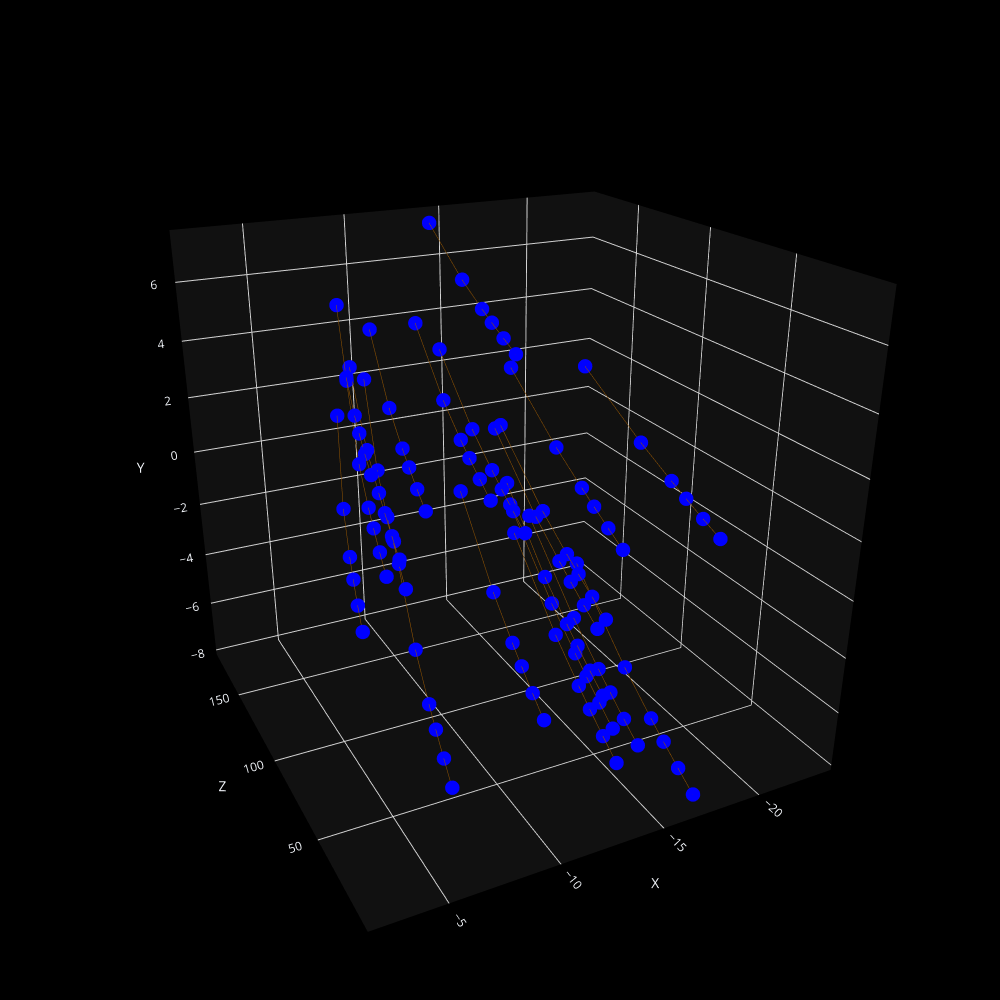

Notebook source saved alongside this figure:
### Code cell
plot_xyz_plotly_3d(df_node, df_edge, threshold=0.1, no_predict=True)

### Figure 1 — Plotly figure (JSON) as saved in the notebook; plotly's stock layout.template omitted (floating-point values rounded to 4 significant figures)
{"data": [{"marker": {"color": "blue", "size": 5}, "mode": "markers", "name": "Nodes", "showlegend": false, "x": [-12.61, -7.178, -16.88, -3.228, -8.54, -8.134, -17.22, -9.446, -12.08, -12.71, -13.87, -11.71, -3.723, -4.736, -12.08, -3.915, -5.513, -2.275, -2.851, -12.87, -5.988, -7.646, -12.55, -17.36, -2.778, -9.005, -8.599, -9.922, -12.57, -4.408, -13.18, -5.2, -13.09, -4.186, -12.18, -13.33, -3.327, -14.34, -17.7, -3.704, -3.332, -12.7, -5.711, -18.22, -9.108, -3.851, -13.6, -13.84, -10.45, -13.69, -14.86, -14.86, -13.11, -9.514, -4.225, -8.156, -4.951, -6.504, -17.89, -13.06, -4.69, -4.357, -14.1, -7.0, -5.17, -14.34, -14.19, -5.472, -13.18, -13.63, -3.863, -10.0, -15.35, -13.54, -10.95, -18.39, -9.6, -18.71, -8.645, -4.725, -6.201, -19.68, -6.781, -19.95, -9.875, -6.358, -8.238, -15.58, -14.76, -14.41, -11.22, -10.82, -7.421, -15.33, -5.627, -5.982, -16.58, -15.4, -12.21, -5.186, -14.93, -18.12, -11.63, -10.79, -8.834, -9.129, -18.53, -9.435, -13.27, -23.38, -23.21, -14.58, -14.17, -19.97, -15.67, -10.37, -18.75, -18.73, -17.79, -19.0, -9.632, -9.632, -9.632], "y": [-4.359, 3.541, -7.72, 2.091, 2.448, 7.185, 0.9451, -3.383, -3.135, 1.319, -5.219, -0.9187, 2.475, 3.607, -0.6964, 1.634, -4.701, 0.7351, 4.804, -5.61, -4.708, 3.554, -0.7089, -7.71, 0.7311, 2.459, 7.185, -3.368, -3.148, 1.652, 1.334, 3.613, -4.347, 2.468, -0.9157, -5.597, 4.798, -5.2, 0.9483, 2.092, 0.7259, -0.9153, 3.619, 0.9588, 7.186, 4.79, -4.333, -5.584, -3.355, 1.35, -5.176, -5.176, -3.161, 2.472, 2.089, 3.565, 1.672, -4.719, -7.705, -0.7227, 2.459, 4.781, -4.32, -4.728, 2.454, -5.578, 1.365, 1.69, -0.9137, -3.176, 0.7183, 2.488, -5.15, -0.733, -3.345, -7.702, 7.187, 0.971, 3.573, 2.082, 3.623, -7.687, 1.738, 0.9968, 3.61, 2.445, -4.755, -5.568, -0.7569, -0.909, 2.52, 7.201, 3.642, -4.292, 4.768, 2.046, -5.085, 1.396, -3.322, 0.7021, -3.211, -0.7947, -4.807, 3.695, 0.6702, 4.718, -3.294, 1.931, 3.703, 1.052, -7.641, 2.597, 7.243, -4.938, -3.256, 1.883, 1.467, -4.262, -0.891, -5.563, 2.413, 2.413, 2.413], "z": [7.573, 7.573, 7.573, 7.573, 7.573, 7.573, 7.573, 7.573, 7.573, 7.573, 7.573, 7.573, 7.573, 7.573, 7.573, 7.573, 7.573, 7.573, 7.573, 7.573, 22.57, 22.57, 22.57, 22.57, 22.57, 22.57, 22.57, 22.57, 22.57, 22.57, 22.57, 22.57, 22.57, 22.57, 22.57, 22.57, 22.57, 22.57, 22.57, 22.57, 38.57, 38.57, 38.57, 38.57, 38.57, 38.57, 38.57, 38.57, 38.57, 38.57, 38.57, 38.57, 38.57, 38.57, 38.57, 38.57, 38.57, 38.57, 38.57, 38.57, 38.57, 53.57, 53.57, 53.57, 53.57, 53.57, 53.57, 53.57, 53.57, 53.57, 53.57, 53.57, 53.57, 53.57, 53.57, 53.57, 53.57, 53.57, 53.57, 53.57, 53.57, 89.57, 89.57, 89.57, 89.57, 89.57, 89.57, 89.57, 89.57, 89.57, 89.57, 89.57, 89.57, 89.57, 89.57, 89.57, 89.57, 89.57, 89.57, 89.57, 89.57, 180.1, 180.1, 180.1, 180.1, 180.1, 180.1, 180.1, 180.1, 180.1, 180.1, 180.1, 180.1, 180.1, 180.1, 180.1, 180.1, 180.1, 180.1, 180.1, 180.1, 180.1, 180.1], "type": "scatter3d"}, {"line": {"color": "#965601", "dash": "solid", "width": 1}, "mode": "lines", "showlegend": false, "x": [-5.513, -5.988], "y": [-4.701, -4.708], "z": [7.573, 22.57], "type": "scatter3d"}, {"line": {"color": "#965601", "dash": "solid", "width": 1}, "mode": "lines", "showlegend": false, "x": [-7.178, -7.646], "y": [3.541, 3.554], "z": [7.573, 22.57], "type": "scatter3d"}, {"line": {"color": "#965601", "dash": "solid", "width": 1}, "mode": "lines", "showlegend": false, "x": [-12.08, -12.55], "y": [-0.6964, -0.7089], "z": [7.573, 22.57], "type": "scatter3d"}, {"line": {"color": "#965601", "dash": "solid", "width": 1}, "mode": "lines", "showlegend": false, "x": [-16.88, -17.36], "y": [-7.72, -7.71], "z": [7.573, 22.57], "type": "scatter3d"}, {"line": {"color": "#965601", "dash": "solid", "width": 1}, "mode": "lines", "showlegend": false, "x": [-2.275, -2.778], "y": [0.7351, 0.7311], "z": [7.573, 22.57], "type": "scatter3d"}, {"line": {"color": "#965601", "dash": "solid", "width": 1}, "mode": "lines", "showlegend": false, "x": [-8.54, -9.005], "y": [2.448, 2.459], "z": [7.573, 22.57], "type": "scatter3d"}, {"line": {"color": "#965601", "dash": "solid", "width": 1}, "mode": "lines", "showlegend": false, "x": [-8.134, -8.599], "y": [7.185, 7.185], "z": [7.573, 22.57], "type": "scatter3d"}, {"line": {"color": "#965601", "dash": "solid", "width": 1}, "mode": "lines", "showlegend": false, "x": [-9.446, -9.922], "y": [-3.383, -3.368], "z": [7.573, 22.57], "type": "scatter3d"}, {"line": {"color": "#965601", "dash": "solid", "width": 1}, "mode": "lines", "showlegend": false, "x": [-12.08, -12.57], "y": [-3.135, -3.148], "z": [7.573, 22.57], "type": "scatter3d"}, {"line": {"color": "#965601", "dash": "solid", "width": 1}, "mode": "lines", "showlegend": false, "x": [-3.915, -4.408], "y": [1.634, 1.652], "z": [7.573, 22.57], "type": "scatter3d"}, {"line": {"color": "#965601", "dash": "solid", "width": 1}, "mode": "lines", "showlegend": false, "x": [-12.71, -13.18], "y": [1.319, 1.334], "z": [7.573, 22.57], "type": "scatter3d"}, {"line": {"color": "#965601", "dash": "solid", "width": 1}, "mode": "lines", "showlegend": false, "x": [-4.736, -5.2], "y": [3.607, 3.613], "z": [7.573, 22.57], "type": "scatter3d"}, {"line": {"color": "#965601", "dash": "solid", "width": 1}, "mode": "lines", "showlegend": false, "x": [-12.61, -13.09], "y": [-4.359, -4.347], "z": [7.573, 22.57], "type": "scatter3d"}, {"line": {"color": "#965601", "dash": "solid", "width": 1}, "mode": "lines", "showlegend": false, "x": [-3.723, -4.186], "y": [2.475, 2.468], "z": [7.573, 22.57], "type": "scatter3d"}, {"line": {"color": "#965601", "dash": "solid", "width": 1}, "mode": "lines", "showlegend": false, "x": [-11.71, -12.18], "y": [-0.9187, -0.9157], "z": [7.573, 22.57], "type": "scatter3d"}, {"line": {"color": "#965601", "dash": "solid", "width": 1}, "mode": "lines", "showlegend": false, "x": [-12.87, -13.33], "y": [-5.61, -5.597], "z": [7.573, 22.57], "type": "scatter3d"}, {"line": {"color": "#965601", "dash": "solid", "width": 1}, "mode": "lines", "showlegend": false, "x": [-2.851, -3.327], "y": [4.804, 4.798], "z": [7.573, 22.57], "type": "scatter3d"}, {"line": {"color": "#965601", "dash": "solid", "width": 1}, "mode": "lines", "showlegend": false, "x": [-13.87, -14.34], "y": [-5.219, -5.2], "z": [7.573, 22.57], "type": "scatter3d"}, {"line": {"color": "#965601", "dash": "solid", "width": 1}, "mode": "lines", "showlegend": false, "x": [-17.22, -17.7], "y": [0.9451, 0.9483], "z": [7.573, 22.57], "type": "scatter3d"}, {"line": {"color": "#965601", "dash": "solid", "width": 1}, "mode": "lines", "showlegend": false, "x": [-3.228, -3.704], "y": [2.091, 2.092], "z": [7.573, 22.57], "type": "scatter3d"}, {"line": {"color": "#965601", "dash": "solid", "width": 1}, "mode": "lines", "showlegend": false, "x": [-2.778, -3.332], "y": [0.7311, 0.7259], "z": [22.57, 38.57], "type": "scatter3d"}, {"line": {"color": "#965601", "dash": "solid", "width": 1}, "mode": "lines", "showlegend": false, "x": [-12.18, -12.7], "y": [-0.9157, -0.9153], "z": [22.57, 38.57], "type": "scatter3d"}, {"line": {"color": "#965601", "dash": "solid", "width": 1}, "mode": "lines", "showlegend": false, "x": [-5.2, -5.711], "y": [3.613, 3.619], "z": [22.57, 38.57], "type": "scatter3d"}, {"line": {"color": "#965601", "dash": "solid", "width": 1}, "mode": "lines", "showlegend": false, "x": [-17.7, -18.22], "y": [0.9483, 0.9588], "z": [22.57, 38.57], "type": "scatter3d"}, {"line": {"color": "#965601", "dash": "solid", "width": 1}, "mode": "lines", "showlegend": false, "x": [-8.599, -9.108], "y": [7.185, 7.186], "z": [22.57, 38.57], "type": "scatter3d"}, {"line": {"color": "#965601", "dash": "solid", "width": 1}, "mode": "lines", "showlegend": false, "x": [-3.327, -3.851], "y": [4.798, 4.79], "z": [22.57, 38.57], "type": "scatter3d"}, {"line": {"color": "#965601", "dash": "solid", "width": 1}, "mode": "lines", "showlegend": false, "x": [-13.09, -13.6], "y": [-4.347, -4.333], "z": [22.57, 38.57], "type": "scatter3d"}, {"line": {"color": "#965601", "dash": "solid", "width": 1}, "mode": "lines", "showlegend": false, "x": [-13.33, -13.84], "y": [-5.597, -5.584], "z": [22.57, 38.57], "type": "scatter3d"}, {"line": {"color": "#965601", "dash": "solid", "width": 1}, "mode": "lines", "showlegend": false, "x": [-9.922, -10.45], "y": [-3.368, -3.355], "z": [22.57, 38.57], "type": "scatter3d"}, {"line": {"color": "#965601", "dash": "solid", "width": 1}, "mode": "lines", "showlegend": false, "x": [-13.18, -13.69], "y": [1.334, 1.35], "z": [22.57, 38.57], "type": "scatter3d"}, {"line": {"color": "#965601", "dash": "solid", "width": 1}, "mode": "lines", "showlegend": false, "x": [-14.34, -14.86], "y": [-5.2, -5.176], "z": [22.57, 38.57], "type": "scatter3d"}, {"line": {"color": "#965601", "dash": "solid", "width": 1}, "mode": "lines", "showlegend": false, "x": [-12.57, -13.11], "y": [-3.148, -3.161], "z": [22.57, 38.57], "type": "scatter3d"}, {"line": {"color": "#965601", "dash": "solid", "width": 1}, "mode": "lines", "showlegend": false, "x": [-9.005, -9.514], "y": [2.459, 2.472], "z": [22.57, 38.57], "type": "scatter3d"}, {"line": {"color": "#965601", "dash": "solid", "width": 1}, "mode": "lines", "showlegend": false, "x": [-3.704, -4.225], "y": [2.092, 2.089], "z": [22.57, 38.57], "type": "scatter3d"}, {"line": {"color": "#965601", "dash": "solid", "width": 1}, "mode": "lines", "showlegend": false, "x": [-7.646, -8.156], "y": [3.554, 3.565], "z": [22.57, 38.57], "type": "scatter3d"}, {"line": {"color": "#965601", "dash": "solid", "width": 1}, "mode": "lines", "showlegend": false, "x": [-4.408, -4.951], "y": [1.652, 1.672], "z": [22.57, 38.57], "type": "scatter3d"}, {"line": {"color": "#965601", "dash": "solid", "width": 1}, "mode": "lines", "showlegend": false, "x": [-5.988, -6.504], "y": [-4.708, -4.719], "z": [22.57, 38.57], "type": "scatter3d"}, {"line": {"color": "#965601", "dash": "solid", "width": 1}, "mode": "lines", "showlegend": false, "x": [-17.36, -17.89], "y": [-7.71, -7.705], "z": [22.57, 38.57], "type": "scatter3d"}, {"line": {"color": "#965601", "dash": "solid", "width": 1}, "mode": "lines", "showlegend": false, "x": [-12.55, -13.06], "y": [-0.7089, -0.7227], "z": [22.57, 38.57], "type": "scatter3d"}, {"line": {"color": "#965601", "dash": "solid", "width": 1}, "mode": "lines", "showlegend": false, "x": [-4.186, -4.69], "y": [2.468, 2.459], "z": [22.57, 38.57], "type": "scatter3d"}, {"line": {"color": "#965601", "dash": "solid", "width": 1}, "mode": "lines", "showlegend": false, "x": [-3.851, -4.357], "y": [4.79, 4.781], "z": [38.57, 53.57], "type": "scatter3d"}, {"line": {"color": "#965601", "dash": "solid", "width": 1}, "mode": "lines", "showlegend": false, "x": [-13.6, -14.1], "y": [-4.333, -4.32], "z": [38.57, 53.57], "type": "scatter3d"}, {"line": {"color": "#965601", "dash": "solid", "width": 1}, "mode": "lines", "showlegend": false, "x": [-6.504, -7.0], "y": [-4.719, -4.728], "z": [38.57, 53.57], "type": "scatter3d"}, {"line": {"color": "#965601", "dash": "solid", "width": 1}, "mode": "lines", "showlegend": false, "x": [-4.69, -5.17], "y": [2.459, 2.454], "z": [38.57, 53.57], "type": "scatter3d"}, {"line": {"color": "#965601", "dash": "solid", "width": 1}, "mode": "lines", "showlegend": false, "x": [-13.84, -14.34], "y": [-5.584, -5.578], "z": [38.57, 53.57], "type": "scatter3d"}, {"line": {"color": "#965601", "dash": "solid", "width": 1}, "mode": "lines", "showlegend": false, "x": [-13.69, -14.19], "y": [1.35, 1.365], "z": [38.57, 53.57], "type": "scatter3d"}, {"line": {"color": "#965601", "dash": "solid", "width": 1}, "mode": "lines", "showlegend": false, "x": [-4.951, -5.472], "y": [1.672, 1.69], "z": [38.57, 53.57], "type": "scatter3d"}, {"line": {"color": "#965601", "dash": "solid", "width": 1}, "mode": "lines", "showlegend": false, "x": [-12.7, -13.18], "y": [-0.9153, -0.9137], "z": [38.57, 53.57], "type": "scatter3d"}, {"line": {"color": "#965601", "dash": "solid", "width": 1}, "mode": "lines", "showlegend": false, "x": [-13.11, -13.63], "y": [-3.161, -3.176], "z": [38.57, 53.57], "type": "scatter3d"}, {"line": {"color": "#965601", "dash": "solid", "width": 1}, "mode": "lines", "showlegend": false, "x": [-3.332, -3.863], "y": [0.7259, 0.7183], "z": [38.57, 53.57], "type": "scatter3d"}, {"line": {"color": "#965601", "dash": "solid", "width": 1}, "mode": "lines", "showlegend": false, "x": [-9.514, -10.0], "y": [2.472, 2.488], "z": [38.57, 53.57], "type": "scatter3d"}, {"line": {"color": "#965601", "dash": "solid", "width": 1}, "mode": "lines", "showlegend": false, "x": [-14.86, -15.35], "y": [-5.176, -5.15], "z": [38.57, 53.57], "type": "scatter3d"}, {"line": {"color": "#965601", "dash": "solid", "width": 1}, "mode": "lines", "showlegend": false, "x": [-13.06, -13.54], "y": [-0.7227, -0.733], "z": [38.57, 53.57], "type": "scatter3d"}, {"line": {"color": "#965601", "dash": "solid", "width": 1}, "mode": "lines", "showlegend": false, "x": [-10.45, -10.95], "y": [-3.355, -3.345], "z": [38.57, 53.57], "type": "scatter3d"}, {"line": {"color": "#965601", "dash": "solid", "width": 1}, "mode": "lines", "showlegend": false, "x": [-17.89, -18.39], "y": [-7.705, -7.702], "z": [38.57, 53.57], "type": "scatter3d"}, {"line": {"color": "#965601", "dash": "solid", "width": 1}, "mode": "lines", "showlegend": false, "x": [-9.108, -9.6], "y": [7.186, 7.187], "z": [38.57, 53.57], "type": "scatter3d"}, {"line": {"color": "#965601", "dash": "solid", "width": 1}, "mode": "lines", "showlegend": false, "x": [-18.22, -18.71], "y": [0.9588, 0.971], "z": [38.57, 53.57], "type": "scatter3d"}, {"line": {"color": "#965601", "dash": "solid", "width": 1}, "mode": "lines", "showlegend": false, "x": [-8.156, -8.645], "y": [3.565, 3.573], "z": [38.57, 53.57], "type": "scatter3d"}, {"line": {"color": "#965601", "dash": "solid", "width": 1}, "mode": "lines", "showlegend": false, "x": [-4.225, -4.725], "y": [2.089, 2.082], "z": [38.57, 53.57], "type": "scatter3d"}, {"line": {"color": "#965601", "dash": "solid", "width": 1}, "mode": "lines", "showlegend": false, "x": [-5.711, -6.201], "y": [3.619, 3.623], "z": [38.57, 53.57], "type": "scatter3d"}, {"line": {"color": "#965601", "dash": "solid", "width": 1}, "mode": "lines", "showlegend": false, "x": [-18.39, -19.68], "y": [-7.702, -7.687], "z": [53.57, 89.57], "type": "scatter3d"}, {"line": {"color": "#965601", "dash": "solid", "width": 1}, "mode": "lines", "showlegend": false, "x": [-5.472, -6.781], "y": [1.69, 1.738], "z": [53.57, 89.57], "type": "scatter3d"}, {"line": {"color": "#965601", "dash": "solid", "width": 1}, "mode": "lines", "showlegend": false, "x": [-18.71, -19.95], "y": [0.971, 0.9968], "z": [53.57, 89.57], "type": "scatter3d"}, {"line": {"color": "#965601", "dash": "solid", "width": 1}, "mode": "lines", "showlegend": false, "x": [-8.645, -9.875], "y": [3.573, 3.61], "z": [53.57, 89.57], "type": "scatter3d"}, {"line": {"color": "#965601", "dash": "solid", "width": 1}, "mode": "lines", "showlegend": false, "x": [-5.17, -6.358], "y": [2.454, 2.445], "z": [53.57, 89.57], "type": "scatter3d"}, {"line": {"color": "#965601", "dash": "solid", "width": 1}, "mode": "lines", "showlegend": false, "x": [-7.0, -8.238], "y": [-4.728, -4.755], "z": [53.57, 89.57], "type": "scatter3d"}, {"line": {"color": "#965601", "dash": "solid", "width": 1}, "mode": "lines", "showlegend": false, "x": [-14.34, -15.58], "y": [-5.578, -5.568], "z": [53.57, 89.57], "type": "scatter3d"}, {"line": {"color": "#965601", "dash": "solid", "width": 1}, "mode": "lines", "showlegend": false, "x": [-13.54, -14.76], "y": [-0.733, -0.7569], "z": [53.57, 89.57], "type": "scatter3d"}, {"line": {"color": "#965601", "dash": "solid", "width": 1}, "mode": "lines", "showlegend": false, "x": [-13.18, -14.41], "y": [-0.9137, -0.909], "z": [53.57, 89.57], "type": "scatter3d"}, {"line": {"color": "#965601", "dash": "solid", "width": 1}, "mode": "lines", "showlegend": false, "x": [-10.0, -11.22], "y": [2.488, 2.52], "z": [53.57, 89.57], "type": "scatter3d"}, {"line": {"color": "#965601", "dash": "solid", "width": 1}, "mode": "lines", "showlegend": false, "x": [-9.6, -10.82], "y": [7.187, 7.201], "z": [53.57, 89.57], "type": "scatter3d"}, {"line": {"color": "#965601", "dash": "solid", "width": 1}, "mode": "lines", "showlegend": false, "x": [-6.201, -7.421], "y": [3.623, 3.642], "z": [53.57, 89.57], "type": "scatter3d"}, {"line": {"color": "#965601", "dash": "solid", "width": 1}, "mode": "lines", "showlegend": false, "x": [-14.1, -15.33], "y": [-4.32, -4.292], "z": [53.57, 89.57], "type": "scatter3d"}, {"line": {"color": "#965601", "dash": "solid", "width": 1}, "mode": "lines", "showlegend": false, "x": [-4.357, -5.627], "y": [4.781, 4.768], "z": [53.57, 89.57], "type": "scatter3d"}, {"line": {"color": "#965601", "dash": "solid", "width": 1}, "mode": "lines", "showlegend": false, "x": [-4.725, -5.982], "y": [2.082, 2.046], "z": [53.57, 89.57], "type": "scatter3d"}, {"line": {"color": "#965601", "dash": "solid", "width": 1}, "mode": "lines", "showlegend": false, "x": [-15.35, -16.58], "y": [-5.15, -5.085], "z": [53.57, 89.57], "type": "scatter3d"}, {"line": {"color": "#965601", "dash": "solid", "width": 1}, "mode": "lines", "showlegend": false, "x": [-14.19, -15.4], "y": [1.365, 1.396], "z": [53.57, 89.57], "type": "scatter3d"}, {"line": {"color": "#965601", "dash": "solid", "width": 1}, "mode": "lines", "showlegend": false, "x": [-10.95, -12.21], "y": [-3.345, -3.322], "z": [53.57, 89.57], "type": "scatter3d"}, {"line": {"color": "#965601", "dash": "solid", "width": 1}, "mode": "lines", "showlegend": false, "x": [-3.863, -5.186], "y": [0.7183, 0.7021], "z": [53.57, 89.57], "type": "scatter3d"}, {"line": {"color": "#965601", "dash": "solid", "width": 1}, "mode": "lines", "showlegend": false, "x": [-13.63, -14.93], "y": [-3.176, -3.211], "z": [53.57, 89.57], "type": "scatter3d"}, {"line": {"color": "#965601", "dash": "solid", "width": 1}, "mode": "lines", "showlegend": false, "x": [-14.76, -18.12], "y": [-0.7569, -0.7947], "z": [89.57, 180.1], "type": "scatter3d"}, {"line": {"color": "#965601", "dash": "solid", "width": 1}, "mode": "lines", "showlegend": false, "x": [-8.238, -11.63], "y": [-4.755, -4.807], "z": [89.57, 180.1], "type": "scatter3d"}, {"line": {"color": "#965601", "dash": "solid", "width": 1}, "mode": "lines", "showlegend": false, "x": [-7.421, -10.79], "y": [3.642, 3.695], "z": [89.57, 180.1], "type": "scatter3d"}, {"line": {"color": "#965601", "dash": "solid", "width": 1}, "mode": "lines", "showlegend": false, "x": [-5.186, -8.834], "y": [0.7021, 0.6702], "z": [89.57, 180.1], "type": "scatter3d"}, {"line": {"color": "#965601", "dash": "solid", "width": 1}, "mode": "lines", "showlegend": false, "x": [-5.627, -9.129], "y": [4.768, 4.718], "z": [89.57, 180.1], "type": "scatter3d"}, {"line": {"color": "#965601", "dash": "solid", "width": 1}, "mode": "lines", "showlegend": false, "x": [-14.93, -18.53], "y": [-3.211, -3.294], "z": [89.57, 180.1], "type": "scatter3d"}, {"line": {"color": "#965601", "dash": "solid", "width": 1}, "mode": "lines", "showlegend": false, "x": [-5.982, -9.435], "y": [2.046, 1.931], "z": [89.57, 180.1], "type": "scatter3d"}, {"line": {"color": "#965601", "dash": "solid", "width": 1}, "mode": "lines", "showlegend": false, "x": [-9.875, -13.27], "y": [3.61, 3.703], "z": [89.57, 180.1], "type": "scatter3d"}, {"line": {"color": "#965601", "dash": "solid", "width": 1}, "mode": "lines", "showlegend": false, "x": [-19.95, -23.38], "y": [0.9968, 1.052], "z": [89.57, 180.1], "type": "scatter3d"}, {"line": {"color": "#965601", "dash": "solid", "width": 1}, "mode": "lines", "showlegend": false, "x": [-19.68, -23.21], "y": [-7.687, -7.641], "z": [89.57, 180.1], "type": "scatter3d"}, {"line": {"color": "#965601", "dash": "solid", "width": 1}, "mode": "lines", "showlegend": false, "x": [-11.22, -14.58], "y": [2.52, 2.597], "z": [89.57, 180.1], "type": "scatter3d"}, {"line": {"color": "#965601", "dash": "solid", "width": 1}, "mode": "lines", "showlegend": false, "x": [-10.82, -14.17], "y": [7.201, 7.243], "z": [89.57, 180.1], "type": "scatter3d"}, {"line": {"color": "#965601", "dash": "solid", "width": 1}, "mode": "lines", "showlegend": false, "x": [-16.58, -19.97], "y": [-5.085, -4.938], "z": [89.57, 180.1], "type": "scatter3d"}, {"line": {"color": "#965601", "dash": "solid", "width": 1}, "mode": "lines", "showlegend": false, "x": [-12.21, -15.67], "y": [-3.322, -3.256], "z": [89.57, 180.1], "type": "scatter3d"}, {"line": {"color": "#965601", "dash": "solid", "width": 1}, "mode": "lines", "showlegend": false, "x": [-6.781, -10.37], "y": [1.738, 1.883], "z": [89.57, 180.1], "type": "scatter3d"}, {"line": {"color": "#965601", "dash": "solid", "width": 1}, "mode": "lines", "showlegend": false, "x": [-15.4, -18.75], "y": [1.396, 1.467], "z": [89.57, 180.1], "type": "scatter3d"}, {"line": {"color": "#965601", "dash": "solid", "width": 1}, "mode": "lines", "showlegend": false, "x": [-15.33, -18.73], "y": [-4.292, -4.262], "z": [89.57, 180.1], "type": "scatter3d"}, {"line": {"color": "#965601", "dash": "solid", "width": 1}, "mode": "lines", "showlegend": false, "x": [-14.41, -17.79], "y": [-0.909, -0.891], "z": [89.57, 180.1], "type": "scatter3d"}, {"line": {"color": "#965601", "dash": "solid", "width": 1}, "mode": "lines", "showlegend": false, "x": [-15.58, -19.0], "y": [-5.568, -5.563], "z": [89.57, 180.1], "type": "scatter3d"}, {"line": {"color": "#965601", "dash": "solid", "width": 1}, "mode": "lines", "showlegend": false, "x": [-6.358, -9.632], "y": [2.445, 2.413], "z": [89.57, 180.1], "type": "scatter3d"}], "layout": {"scene": {"xaxis": {"gridcolor": "lightgrey", "zerolinecolor": "lightgrey", "showspikes": false, "title": {"text": "X"}}, "yaxis": {"gridcolor": "lightgrey", "zerolinecolor": "lightgrey", "showspikes": false, "title": {"text": "Y"}}, "zaxis": {"gridcolor": "lightgrey", "zerolinecolor": "lightgrey", "showspikes": false, "title": {"text": "Z"}}, "bgcolor": "black", "camera": {"eye": {"x": 1, "y": 1, "z": -2}, "up": {"x": 0, "y": 1, "z": 0}, "center": {"x": 0, "y": 0, "z": 0}}}, "margin": {"l": 0, "r": 0, "t": 0, "b": 0}, "width": 1000, "height": 1000}}
